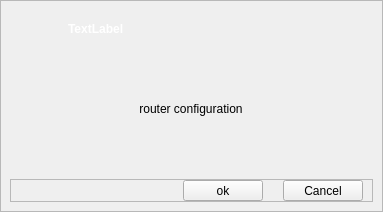
<?xml version="1.0" encoding="UTF-8"?>
<ui version="4.0">
 <class>QGenieMsgDialog</class>
 <widget class="QDialog" name="QGenieMsgDialog">
  <property name="geometry">
   <rect>
    <x>0</x>
    <y>0</y>
    <width>383</width>
    <height>212</height>
   </rect>
  </property>
  <property name="windowTitle">
   <string>NETGEAR Genie</string>
  </property>
  <layout class="QVBoxLayout" name="verticalLayout_2">
   <property name="spacing">
    <number>0</number>
   </property>
   <property name="margin">
    <number>0</number>
   </property>
   <item>
    <widget class="QFrame" name="frame">
     <property name="styleSheet">
      <string notr="true">#frame
{
	background-image: url(:/bg_dlg_mid.png);
}
#label_title
{
	color:rgb(255,255,255);
	font:bold;
}</string>
     </property>
     <property name="frameShape">
      <enum>QFrame::StyledPanel</enum>
     </property>
     <property name="frameShadow">
      <enum>QFrame::Raised</enum>
     </property>
     <layout class="QVBoxLayout" name="verticalLayout">
      <property name="topMargin">
       <number>18</number>
      </property>
      <item>
       <layout class="QHBoxLayout" name="horizontalLayout_3">
        <item>
         <spacer name="horizontalSpacer_2">
          <property name="orientation">
           <enum>Qt::Horizontal</enum>
          </property>
          <property name="sizeType">
           <enum>QSizePolicy::Fixed</enum>
          </property>
          <property name="sizeHint" stdset="0">
           <size>
            <width>58</width>
            <height>20</height>
           </size>
          </property>
         </spacer>
        </item>
        <item>
         <widget class="QLabel" name="label_title">
          <property name="sizePolicy">
           <sizepolicy hsizetype="Expanding" vsizetype="Preferred">
            <horstretch>0</horstretch>
            <verstretch>0</verstretch>
           </sizepolicy>
          </property>
          <property name="text">
           <string>TextLabel</string>
          </property>
         </widget>
        </item>
       </layout>
      </item>
      <item>
       <layout class="QHBoxLayout" name="horizontalLayout_2">
        <item>
         <widget class="QLabel" name="label">
          <property name="sizePolicy">
           <sizepolicy hsizetype="Expanding" vsizetype="Expanding">
            <horstretch>0</horstretch>
            <verstretch>0</verstretch>
           </sizepolicy>
          </property>
          <property name="maximumSize">
           <size>
            <width>200</width>
            <height>16777215</height>
           </size>
          </property>
          <property name="text">
           <string>router configuration</string>
          </property>
          <property name="alignment">
           <set>Qt::AlignCenter</set>
          </property>
          <property name="wordWrap">
           <bool>true</bool>
          </property>
         </widget>
        </item>
       </layout>
      </item>
      <item>
       <widget class="QFrame" name="frame_2">
        <property name="maximumSize">
         <size>
          <width>16777215</width>
          <height>23</height>
         </size>
        </property>
        <property name="frameShape">
         <enum>QFrame::StyledPanel</enum>
        </property>
        <property name="frameShadow">
         <enum>QFrame::Raised</enum>
        </property>
        <layout class="QHBoxLayout" name="horizontalLayout">
         <property name="spacing">
          <number>20</number>
         </property>
         <property name="topMargin">
          <number>0</number>
         </property>
         <property name="bottomMargin">
          <number>0</number>
         </property>
         <item>
          <spacer name="horizontalSpacer_3">
           <property name="orientation">
            <enum>Qt::Horizontal</enum>
           </property>
           <property name="sizeType">
            <enum>QSizePolicy::Expanding</enum>
           </property>
           <property name="sizeHint" stdset="0">
            <size>
             <width>150</width>
             <height>18</height>
            </size>
           </property>
          </spacer>
         </item>
         <item>
          <widget class="QPushButton" name="but_ok">
           <property name="sizePolicy">
            <sizepolicy hsizetype="Minimum" vsizetype="Maximum">
             <horstretch>0</horstretch>
             <verstretch>0</verstretch>
            </sizepolicy>
           </property>
           <property name="focusPolicy">
            <enum>Qt::NoFocus</enum>
           </property>
           <property name="text">
            <string>ok</string>
           </property>
          </widget>
         </item>
         <item>
          <widget class="QPushButton" name="but_cancel">
           <property name="focusPolicy">
            <enum>Qt::NoFocus</enum>
           </property>
           <property name="text">
            <string>Cancel</string>
           </property>
          </widget>
         </item>
        </layout>
       </widget>
      </item>
     </layout>
    </widget>
   </item>
  </layout>
 </widget>
 <resources/>
 <connections/>
</ui>
